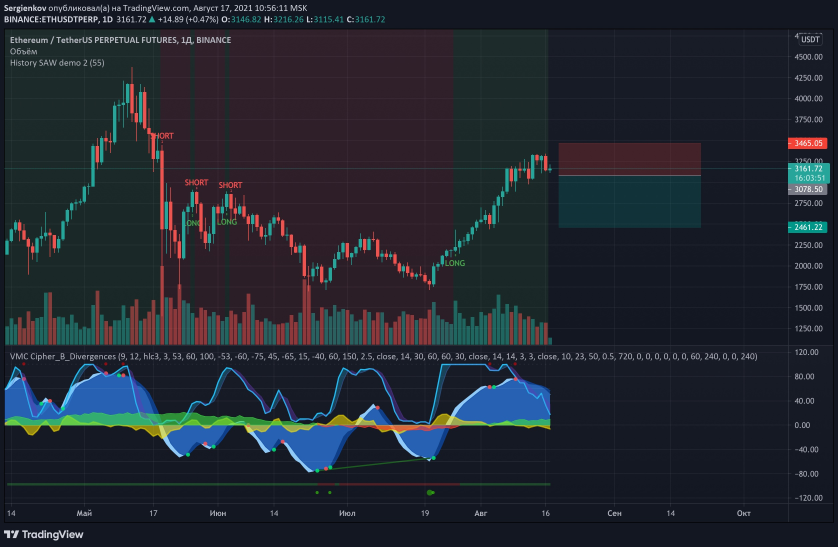
#> input picture example.jpg, 2514 x 1640 px (shown at 1/3 size)
$ python -i border_detection.py   (imports and definitions only)
#> lines starting #> are read from the running program, lines starting #| are printed output that depends on the picture; after the words box and inside, x2 and y2 are one past the last pixel; in counts of white or black regions, pixels touching at a corner belong together
### color_detection.py
import cv2
import numpy as np
import config as cfg
from input_output import get_image_using_url


def get_color_filtered_image(img, lower: np.ndarray, upper: np.ndarray) -> np.ndarray:
    img_hsv = cv2.cvtColor(img, cv2.COLOR_BGR2HSV)
    if lower[0] >= 0:
        img_result = apply_mask(img, img_hsv, lower, upper)
    else:
        lower1 = lower.copy()
        upper1 = upper.copy()
        lower2 = lower1.copy()
        upper2 = upper1.copy()

        lower2[0] = 179 + lower[0]
        lower1[0] = 0
        upper2[0] = 179

        img_result1 = apply_mask(img, img_hsv, lower1, upper1)
        img_result2 = apply_mask(img, img_hsv, lower2, upper2)
        img_result = img_result1 + img_result2

    return img_result


# [33 lines left out: functions get_mean_color, check_color_proximity, not called in this run]


def apply_mask(img_bgr: np.ndarray, img_hsv: np.ndarray, lower: np.ndarray, upper: np.ndarray) -> np.array:
    mask = cv2.inRange(img_hsv, lower, upper)
    img_bgr_filtered = cv2.bitwise_and(img_bgr, img_bgr, mask=mask)
    return img_bgr_filtered


# [73 lines left out: functions define_mean_color_tool, detection_tools_hsv, not called in this run]


# [2 lines that do not run on import are left out]

### border_detection.py
import cv2
import numpy as np
from color_detection import get_color_filtered_image
import os
from preprocessing import Preprocessing
from config import *


# [118 lines left out: functions get_all_approx_contours, find_contour_with_the_biggest_area, get_bounding_boxes, get_ticker_borders, not called in this run]


def get_borders_of_vertical_scale(img):
    height = img.shape[0]
    width = img.shape[1]

    filtered = get_color_filtered_image(img, np.array([0, 0, 0]), np.array([180, 85, 115]))
    gray = cv2.cvtColor(filtered, cv2.COLOR_BGR2GRAY)
    blur = cv2.GaussianBlur(gray, (3, 3), 0)
    edged = cv2.Canny(blur, 30, 60)

    # cv2.imshow("Edged", edged[:, int(0.9*width):])
    # cv2.waitKey(1000)
    borders = []
    sums = []
    for x in range(width - 1, int(0.9 * width), -1):
        sum = 0
        for y in range(0, height):
            if edged[y, x] != 0:
                sum += 1
        sums.append(sum/height)
        if sum/height > 0.45:
            if len(borders) > 0:
                if borders[-1] - x < 5:
                    continue
            else:
                if width - 1 - x < 17:
                    continue
            borders.append(x)
    # [6 lines of commented-out code are left out]

    return borders


# [2 lines not run here, left out]

>>> import cv2
>>> picture = cv2.imread('example.jpg')
#> picture is the input picture: shape (1640, 2514, 3); mean B, G, R 48.1, 39.1, 34.4
>>> result = get_borders_of_vertical_scale(picture)
#> in get_color_filtered_image, `img_hsv = cv2.cvtColor(img, cv2.COLOR_BGR2HSV)`: img_hsv: shape (1640, 2514, 3); mean H, S, V 114.4, 107.1, 53
#> in apply_mask, `mask = cv2.inRange(img_hsv, lower, upper)`:
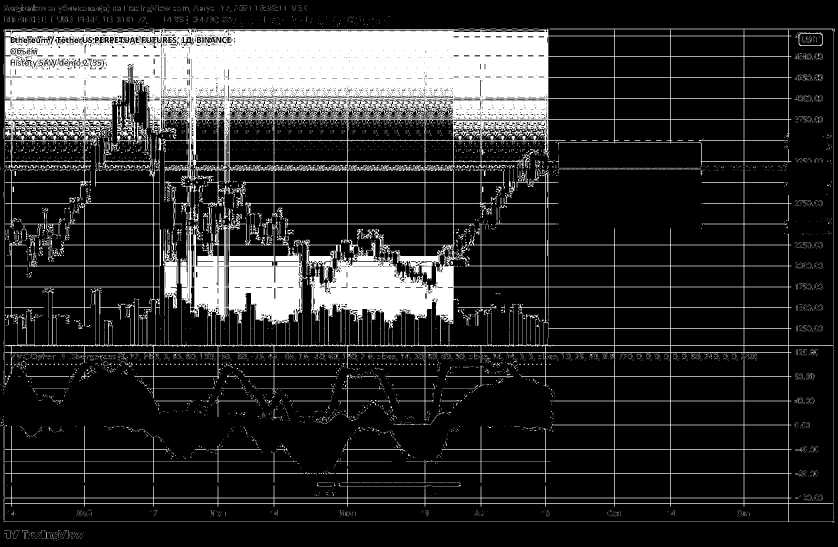
#> mask: shape (1640, 2514) (shown at 1/3 size); 17.6% white; 9725 white regions (9187 under 20 px), largest, box (x1, y1, x2, y2) and area: (14, 87, 2500, 1566) 643927, (14, 1278, 911, 1449) 5321, (14, 1552, 2361, 1566) 2361
#> in apply_mask, `img_bgr_filtered = cv2.bitwise_and(img_bgr, img_bgr, mask=mask)`:
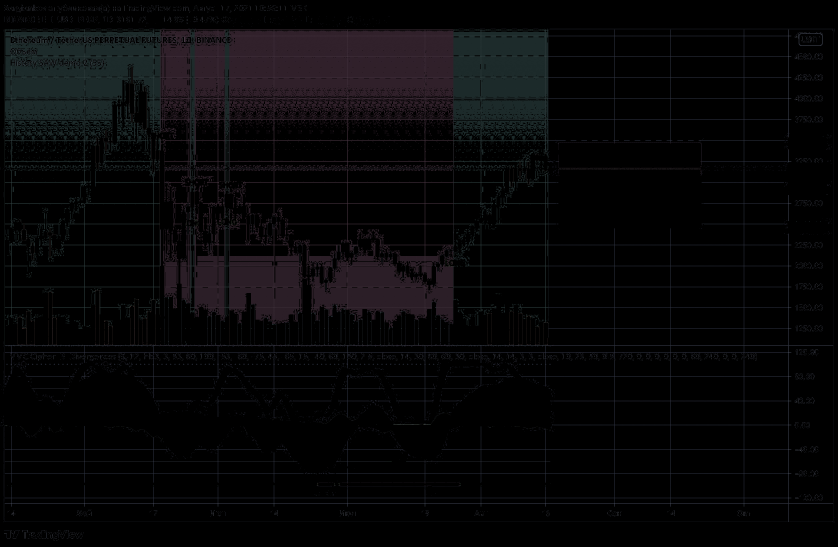
#> img_bgr_filtered: shape (1640, 2514, 3) (shown at 1/3 size); mean B, G, R 7.7, 6.6, 7
#> in get_borders_of_vertical_scale, `edged = cv2.Canny(blur, 30, 60)`:
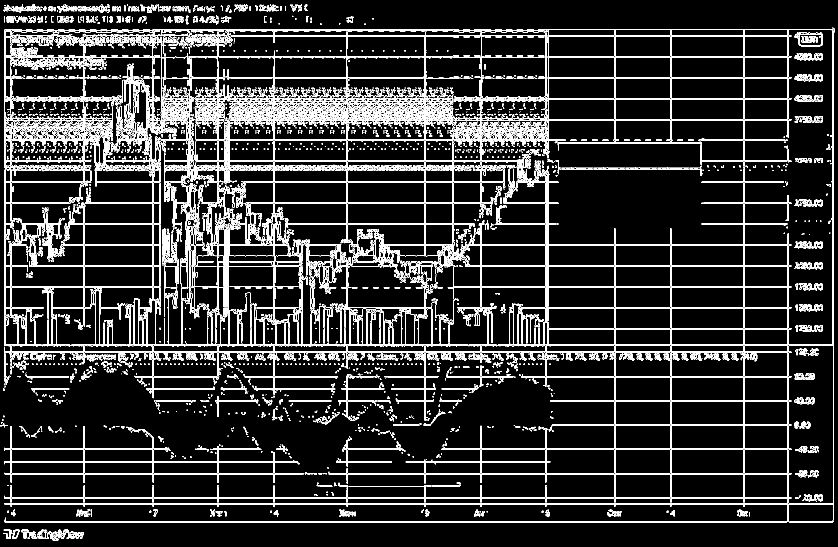
#> edged: shape (1640, 2514) (shown at 1/3 size); 8% white in thin lines or dots
#> result = [2366]
